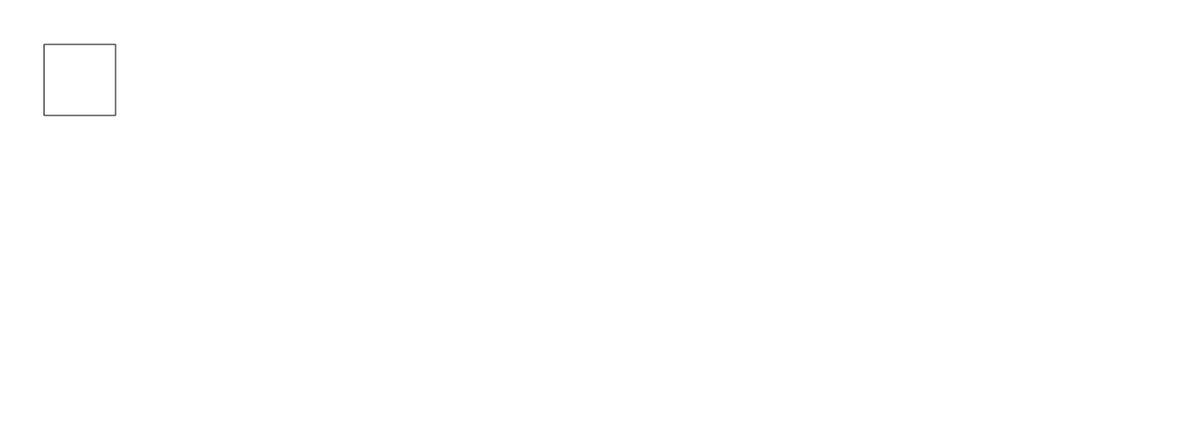
Frame 1 (no input)
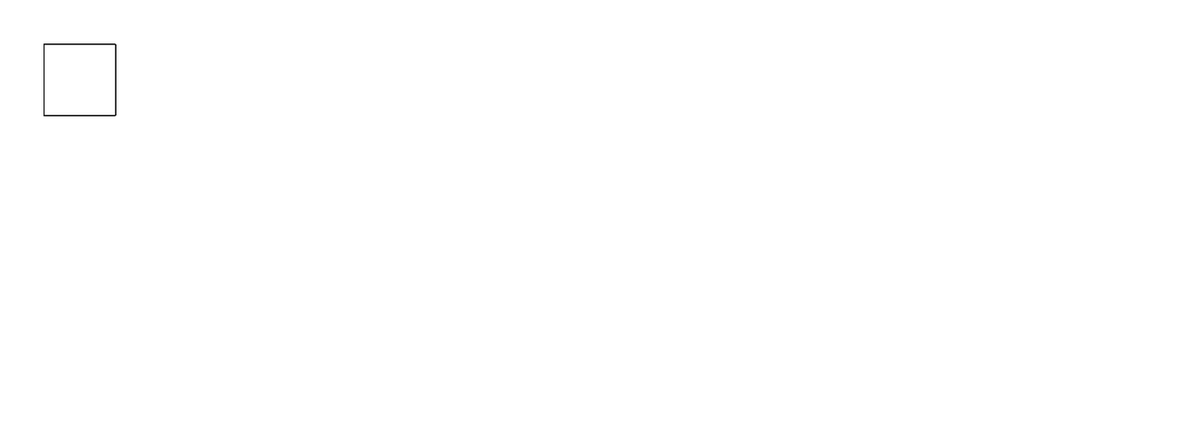
Frame 60 (no input)
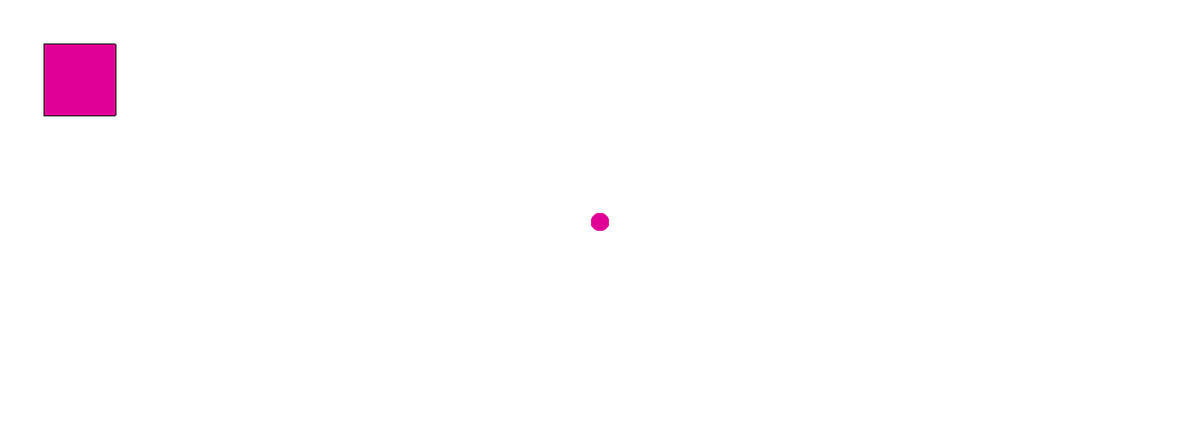
Frame 120 (the mouse pressed at the canvas centre since frame 60)

The p5.js sketch that drew these frames (run headless with seeded random() and noise() and a simulated clock; from frame 60 on, the mouse is pressed at the canvas centre):

// p5.js sketch
// ── sketch.js
function setup() {
  createCanvas(1350, 500);
}

function draw() {
if(mouseIsPressed){
  fill(225, 0, 150);
  noStroke();
  ellipse(mouseX, mouseY, 20, 20);
}
  
  rect(50, 50, 80, 80);

}
